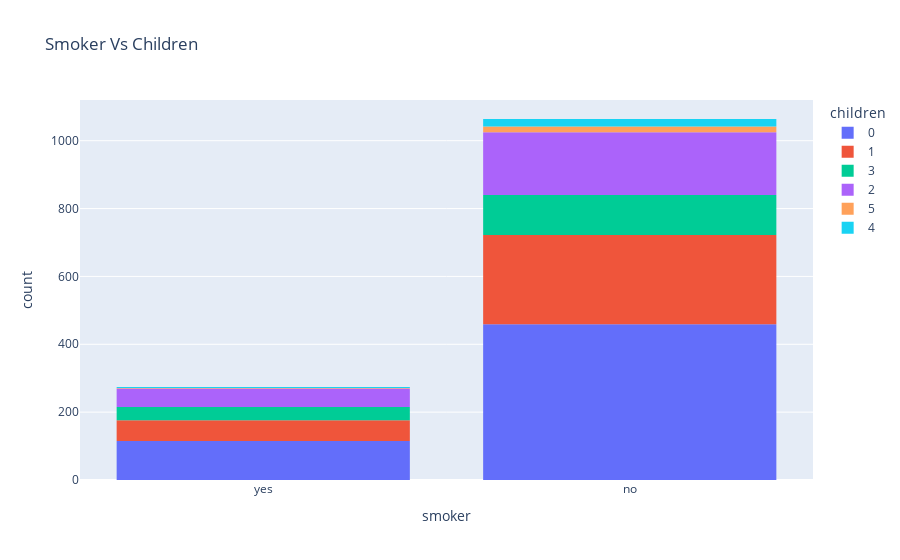

Here is the notebook cell this chart was saved with:
### Code cell
px.histogram(df, x="smoker", color="children", title="Smoker Vs Children")

### Figure 1 — Plotly figure (JSON) as saved in the notebook; plotly's stock layout.template omitted (floating-point values rounded to 4 significant figures; data arrays with more than 128 entries replaced by an {"elided": "..."} marker saying what was removed)
{"data": [{"bingroup": "x", "hovertemplate": "children=0<br>smoker=%{x}<br>count=%{y}<extra></extra>", "legendgroup": "0", "marker": {"color": "#636efa", "pattern": {"shape": ""}}, "name": "0", "orientation": "v", "showlegend": true, "type": "histogram", "x": {"elided": "574 str values"}, "xaxis": "x", "yaxis": "y"}, {"bingroup": "x", "hovertemplate": "children=1<br>smoker=%{x}<br>count=%{y}<extra></extra>", "legendgroup": "1", "marker": {"color": "#EF553B", "pattern": {"shape": ""}}, "name": "1", "orientation": "v", "showlegend": true, "type": "histogram", "x": {"elided": "324 str values"}, "xaxis": "x", "yaxis": "y"}, {"bingroup": "x", "hovertemplate": "children=3<br>smoker=%{x}<br>count=%{y}<extra></extra>", "legendgroup": "3", "marker": {"color": "#00cc96", "pattern": {"shape": ""}}, "name": "3", "orientation": "v", "showlegend": true, "type": "histogram", "x": {"elided": "157 str values"}, "xaxis": "x", "yaxis": "y"}, {"bingroup": "x", "hovertemplate": "children=2<br>smoker=%{x}<br>count=%{y}<extra></extra>", "legendgroup": "2", "marker": {"color": "#ab63fa", "pattern": {"shape": ""}}, "name": "2", "orientation": "v", "showlegend": true, "type": "histogram", "x": {"elided": "240 str values"}, "xaxis": "x", "yaxis": "y"}, {"bingroup": "x", "hovertemplate": "children=5<br>smoker=%{x}<br>count=%{y}<extra></extra>", "legendgroup": "5", "marker": {"color": "#FFA15A", "pattern": {"shape": ""}}, "name": "5", "orientation": "v", "showlegend": true, "type": "histogram", "x": ["no", "no", "no", "no", "no", "no", "no", "no", "no", "no", "no", "no", "no", "yes", "no", "no", "no", "no"], "xaxis": "x", "yaxis": "y"}, {"bingroup": "x", "hovertemplate": "children=4<br>smoker=%{x}<br>count=%{y}<extra></extra>", "legendgroup": "4", "marker": {"color": "#19d3f3", "pattern": {"shape": ""}}, "name": "4", "orientation": "v", "showlegend": true, "type": "histogram", "x": ["no", "no", "no", "no", "no", "no", "no", "no", "no", "yes", "yes", "no", "no", "no", "no", "no", "no", "no", "no", "no", "no", "no", "no", "yes", "no"], "xaxis": "x", "yaxis": "y"}], "layout": {"barmode": "relative", "legend": {"title": {"text": "children"}, "tracegroupgap": 0}, "title": {"text": "Smoker Vs Children"}, "xaxis": {"anchor": "y", "domain": [0, 1], "title": {"text": "smoker"}}, "yaxis": {"anchor": "x", "domain": [0, 1], "title": {"text": "count"}}}}
